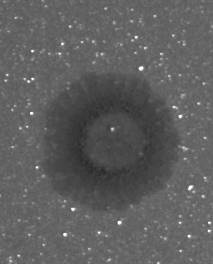
#> input picture sample_generation_yuyan/yuyan_matched/Image_20250108094944275.bmp, 213 x 264 px, found by its file name; its folder holds only this picture in this run
$ python gen_background.py
#> lines starting #> are read from the running program, lines starting #| are printed output that depends on the picture; long printed decimals are rounded
import cv2
import numpy as np
from scipy.stats import norm
import os

def process_images_and_generate_sample(img_folder, output_path, height=3648, width=5472):
    # 获取文件夹中的所有图片路径
#> called with img_folder = 'sample_generation_yuyan/yuyan_matched', output_path = 'sample_generation_yuyan/Background.bmp', height = 3648, width = 5472
    img_files = [os.path.join(img_folder, f) for f in os.listdir(img_folder) if f.endswith(('.png', '.jpg', '.bmp'))]

    if not img_files:
        print(f"文件夹 {img_folder} 中没有找到图片！")
        return

    # 存储所有图片的边框像素值
    all_border_pixels = []

    for img_path in img_files:
        # 读取图像
        image = cv2.imread(img_path)
#> image is the input picture: shape (264, 213, 3); min 39, max 255, mean 94.6
        if image is None:
            print(f"无法读取图像：{img_path}")
            continue

        # 获取图像边框像素值
        border_pixels = []
        img_height, img_width, _ = image.shape
#> img_height = 264; img_width = 213

        # 提取边框像素值
        border_pixels.extend(image[0, :, :].tolist())  # 上边框
        border_pixels.extend(image[-1, :, :].tolist())  # 下边框
        border_pixels.extend(image[:, 0, :].tolist())  # 左边框
        border_pixels.extend(image[:, -1, :].tolist())  # 右边框

        all_border_pixels.extend(border_pixels)

    all_border_pixels = np.array(all_border_pixels)
#> all_border_pixels = 954 rows, first 8: [101, 101, 101], [99, 99, 99], [102, 102, 102], [111, 111, 111], [115, 115, 115], [114, 114, 114], [109, 109, 109], [104, 104, 104]

    # 分离 R、G、B 通道
    R = all_border_pixels[:, 2]
#> R = 954 values, max 217 at index 371, min 89 at index 27, mean 102.6
    G = all_border_pixels[:, 1]
#> G has the same summary as R
    B = all_border_pixels[:, 0]
#> B has the same summary as R

    # 筛选 1%-99% 分位数范围内的值
    def filter_percentile(channel):
        lower = np.percentile(channel, 3)
#> lower = 93
        upper = np.percentile(channel, 97)
#> upper = 120
        return channel[(channel >= lower) & (channel <= upper)]

    R_filtered = filter_percentile(R)
#> R_filtered = 920 values, max 120 at index 196, min 93 at index 11, mean 101.8
    G_filtered = filter_percentile(G)
#> G_filtered has the same summary as R_filtered
    B_filtered = filter_percentile(B)
#> B_filtered has the same summary as R_filtered

    # 拟合高斯分布
    R_mean, R_std = norm.fit(R_filtered)
#> R_mean = 101.8; R_std = 5.29
    G_mean, G_std = norm.fit(G_filtered)
#> G_mean = 101.8; G_std = 5.29
    B_mean, B_std = norm.fit(B_filtered)
#> B_mean = 101.8; B_std = 5.29

    print(f"R通道均值: {R_mean}, 标准差: {R_std}")
#| R通道均值: 101.767, 标准差: 5.289
    print(f"G通道均值: {G_mean}, 标准差: {G_std}")
#| G通道均值: 101.767, 标准差: 5.289
    print(f"B通道均值: {B_mean}, 标准差: {B_std}")
#| B通道均值: 101.767, 标准差: 5.289

    # 生成指定大小的图像
    R_sampled = np.random.normal(R_mean, R_std, (height, width)).clip(0, 255).astype(np.uint8)
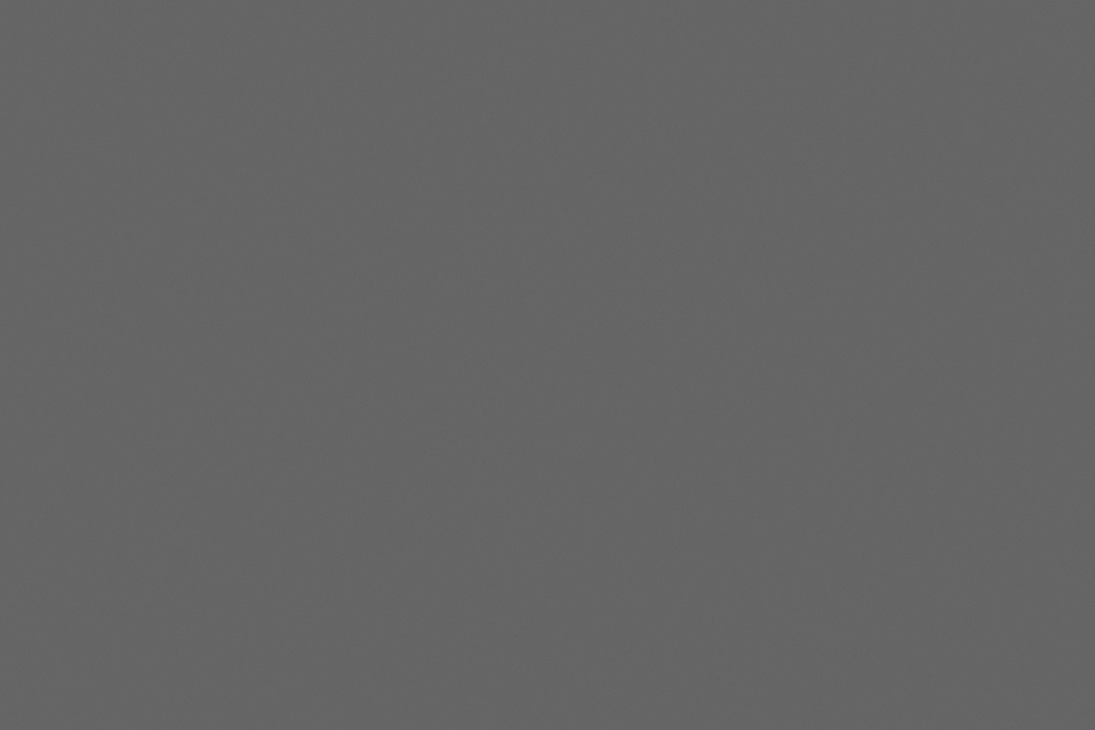
#> R_sampled: shape (3648, 5472) (shown at 1/5 size); min 72, max 131, mean 101.3
    G_sampled = np.random.normal(G_mean, G_std, (height, width)).clip(0, 255).astype(np.uint8)
    B_sampled = np.random.normal(B_mean, B_std, (height, width)).clip(0, 255).astype(np.uint8)

    # 合并通道
    generated_image = cv2.merge([B_sampled, G_sampled, R_sampled])

    # 保存生成的图像
    cv2.imwrite(output_path, generated_image)
    print(f"生成的图像已保存到：{output_path}")

# 使用示例
img_folder = "sample_generation_yuyan/yuyan_matched"  # 替换为包含图片的文件夹路径
output_path = "sample_generation_yuyan/Background.bmp"  # 替换为输出图像路径
process_images_and_generate_sample(img_folder, output_path)
